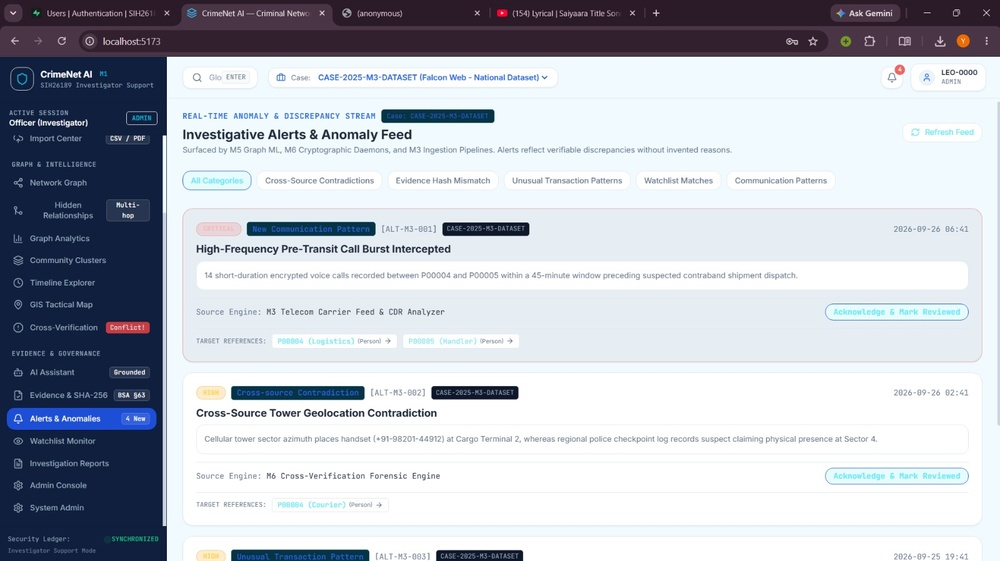
#> input picture member2_backend/uploads/FILE-7EA0E119_WhatsApp_Image_2026-09-26_at_4.30.04_PM.jpeg, 1000 x 561 px, shrunk from 1600 x 898 before the run; its folder holds only this picture in this run
$ python -i preprocessing.py   (imports and definitions only)
#> lines starting #> are read from the running program, lines starting #| are printed output that depends on the picture; after the words box and inside, x2 and y2 are one past the last pixel; in counts of white or black regions, pixels touching at a corner belong together
"""
OCR Image Preprocessing Pipeline for Member 4.

Implements required document image enhancement steps using OpenCV (with pure-NumPy fallbacks):
1. Deskew (Skew angle estimation and affine rotation correction)
2. Binarization (Grayscale conversion + Otsu global thresholding)
3. Adaptive Thresholding (Local Gaussian adaptive thresholding for uneven lighting/stamps on FIRs)
"""

from __future__ import annotations

from dataclasses import dataclass, field
from typing import Any, List, Tuple

import numpy as np

try:
    import cv2  # type: ignore

    HAS_CV2 = True
except Exception:  # pragma: no cover
    cv2 = None  # type: ignore
    HAS_CV2 = False


@dataclass
class PreprocessingOutput:
    """Result of applying OCR preprocessing steps to a document image."""

    processed_image: np.ndarray
    steps_applied: List[str] = field(default_factory=list)
    estimated_skew_degrees: float = 0.0
    original_shape: Tuple[int, ...] = ()


class DocumentPreprocessor:
    """
    OpenCV-powered document image preprocessor for scanned FIRs, police reports,
    and handwritten/stamped investigation documents.
    """

    def __init__(
        self,
        enable_deskew: bool = True,
        enable_binarization: bool = True,
        enable_adaptive_thresholding: bool = True,
        adaptive_block_size: int = 31,
        adaptive_c: int = 10,
    ) -> None:
        self.enable_deskew = enable_deskew
        self.enable_binarization = enable_binarization
        self.enable_adaptive_thresholding = enable_adaptive_thresholding
        self.adaptive_block_size = adaptive_block_size if adaptive_block_size % 2 == 1 else adaptive_block_size + 1
        self.adaptive_c = adaptive_c

    def to_grayscale(self, image: np.ndarray) -> np.ndarray:
        """Convert BGR/RGBA image array to single-channel 8-bit grayscale."""
        if image.ndim == 2:
            return image.astype(np.uint8)
        if image.ndim == 3 and image.shape[2] == 1:
            return image[:, :, 0].astype(np.uint8)
        if HAS_CV2:
            if image.shape[2] == 4:
                return cv2.cvtColor(image, cv2.COLOR_BGRA2GRAY)
            return cv2.cvtColor(image, cv2.COLOR_BGR2GRAY)
        # Luminance fallback
        weights = np.array([0.114, 0.587, 0.299], dtype=np.float32)
        gray = np.dot(image[:, :, :3].astype(np.float32), weights)
        return np.clip(gray, 0, 255).astype(np.uint8)

    def deskew(self, gray_image: np.ndarray) -> Tuple[np.ndarray, float]:
        """
        Estimate document text skew angle and rotate image to horizontal alignment.
        Returns (deskewed_image, skew_angle_in_degrees).
        """
        gray = self.to_grayscale(gray_image)
        if gray.size == 0 or min(gray.shape[:2]) < 8:
            return gray, 0.0

        if HAS_CV2:
            # Invert image so foreground text pixels are white (non-zero)
            inverted = cv2.bitwise_not(gray)
            _, thresh = cv2.threshold(inverted, 0, 255, cv2.THRESH_BINARY | cv2.THRESH_OTSU)
            coords = np.column_stack(np.where(thresh > 0))
            if coords.shape[0] < 10:
                return gray, 0.0

            angle = cv2.minAreaRect(coords)[-1]
            if angle < -45:
                angle = -(90 + angle)
            elif angle > 45:
                angle = 90 - angle
            else:
                angle = -angle

            # Ignore negligible micro-rotations or extreme noise
            if abs(angle) < 0.15 or abs(angle) > 25.0:
                return gray, round(float(angle), 3) if abs(angle) <= 25.0 else 0.0

            (h, w) = gray.shape[:2]
            center = (w // 2, h // 2)
            rot_matrix = cv2.getRotationMatrix2D(center, angle, 1.0)
            rotated = cv2.warpAffine(
                gray,
                rot_matrix,
                (w, h),
                flags=cv2.INTER_CUBIC,
                borderMode=cv2.BORDER_REPLICATE,
            )
            return rotated, round(float(angle), 3)

        # Pure-NumPy horizontal projection variance estimator fallback
        return gray, 0.0

    def binarize(self, gray_image: np.ndarray) -> np.ndarray:
        """
        Apply Otsu's global binarization to separate dark ink from paper background.
        """
        gray = self.to_grayscale(gray_image)
        if HAS_CV2:
            denoised = cv2.GaussianBlur(gray, (3, 3), 0)
            _, binary = cv2.threshold(denoised, 0, 255, cv2.THRESH_BINARY | cv2.THRESH_OTSU)
            return binary

        # Otsu threshold computation in pure NumPy
        threshold = int(np.mean(gray))
        return np.where(gray >= threshold, 255, 0).astype(np.uint8)

    def adaptive_threshold(self, gray_image: np.ndarray) -> np.ndarray:
        """
        Apply Gaussian adaptive thresholding to handle uneven illumination,
        creases, and official seal/stamp overlays on scanned FIRs.
        """
        gray = self.to_grayscale(gray_image)
        if HAS_CV2:
            denoised = cv2.medianBlur(gray, 3)
            return cv2.adaptiveThreshold(
                denoised,
                255,
                cv2.ADAPTIVE_THRESH_GAUSSIAN_C,
                cv2.THRESH_BINARY,
                self.adaptive_block_size,
                self.adaptive_c,
            )

        # Local window mean fallback in NumPy
        mean_val = float(np.mean(gray)) - self.adaptive_c
        return np.where(gray >= mean_val, 255, 0).astype(np.uint8)

    def process(self, image: np.ndarray) -> PreprocessingOutput:
        """
        Run full preprocessing pipeline:
        1. Grayscale conversion
        2. Deskew
        3. Binarization (Otsu)
        4. Adaptive Thresholding (blended with Otsu to preserve both sharp strokes and low-contrast regions)
        """
        original_shape = image.shape
        steps: List[str] = ["Grayscale Conversion"]
        current = self.to_grayscale(image)
        skew_angle = 0.0

        if self.enable_deskew:
            current, skew_angle = self.deskew(current)
            steps.append("Deskew")

        otsu_img = current
        if self.enable_binarization:
            otsu_img = self.binarize(current)
            steps.append("Binarization")

        if self.enable_adaptive_thresholding:
            adaptive_img = self.adaptive_threshold(current)
            steps.append("Adaptive Thresholding")
            if self.enable_binarization and HAS_CV2:
                # Combine Otsu and Adaptive thresholding via bitwise OR/AND balance to keep crisp characters
                current = cv2.bitwise_and(otsu_img, adaptive_img)
            else:
                current = adaptive_img
        elif self.enable_binarization:
            current = otsu_img

        return PreprocessingOutput(
            processed_image=current,
            steps_applied=steps,
            estimated_skew_degrees=skew_angle,
            original_shape=original_shape,
        )

>>> import cv2
>>> picture = cv2.imread('../../member2_backend/uploads/FILE-7EA0E119_WhatsApp_Image_2026-09-26_at_4.30.04_PM.jpeg')
#> picture is the input picture: shape (561, 1000, 3); mean B, G, R 199.7, 190.6, 185.7
>>> result = DocumentPreprocessor().process(picture)
#> in to_grayscale, `return cv2.cvtColor(image, cv2.COLOR_BGR2GRAY)`:
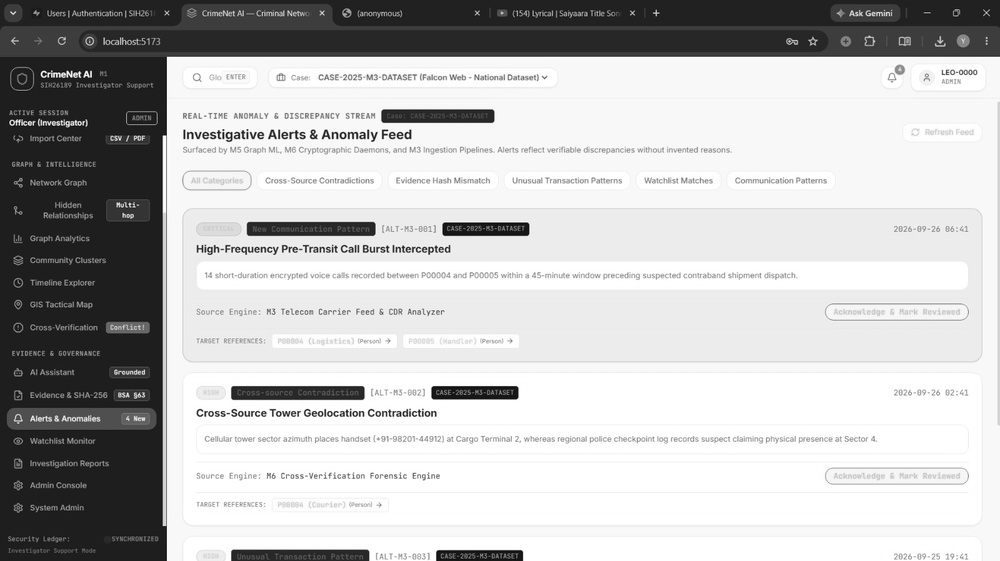
#> returned value: shape (561, 1000); min 3, max 255, mean 190.2
#> in deskew, `inverted = cv2.bitwise_not(gray)`:
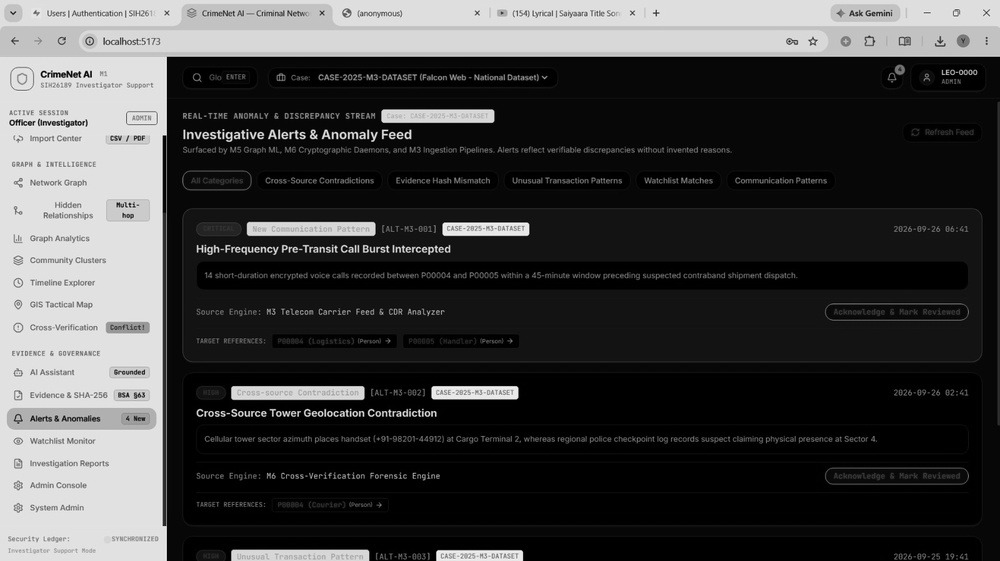
#> inverted: shape (561, 1000); min 0, max 252, mean 64.8
#> in deskew, `_, thresh = cv2.threshold(inverted, 0, 255, cv2.THRESH_BINARY | cv2.TH..`:
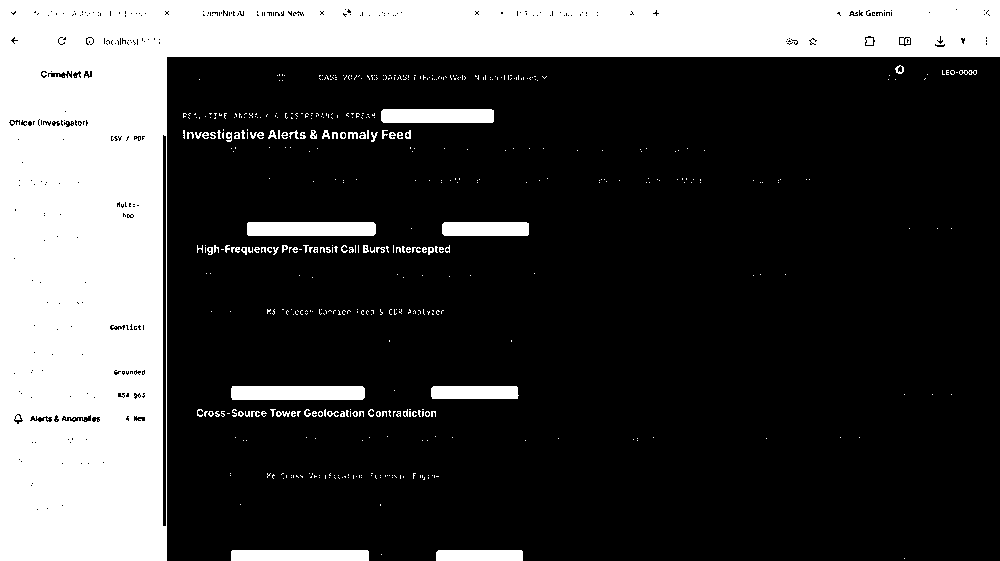
#> thresh: shape (561, 1000); 27% white; 530 white regions (452 under 20 px), largest, box (x1, y1, x2, y2) and area: (0, 0, 1000, 561) 138136, (231, 386, 365, 400) 1866, (247, 222, 376, 236) 1798
#> in deskew, `coords = np.column_stack(np.where(thresh > 0))`: coords = 151647 pairs, first value 0 to 560, second value 0 to 999
#> in deskew, `angle = cv2.minAreaRect(coords)[-1]`: angle = -90
#> in deskew, `angle = -(90 + angle)`: angle = 0
#> in binarize, `_, binary = cv2.threshold(denoised, 0, 255, cv2.THRESH_BINARY | cv2.TH..`:
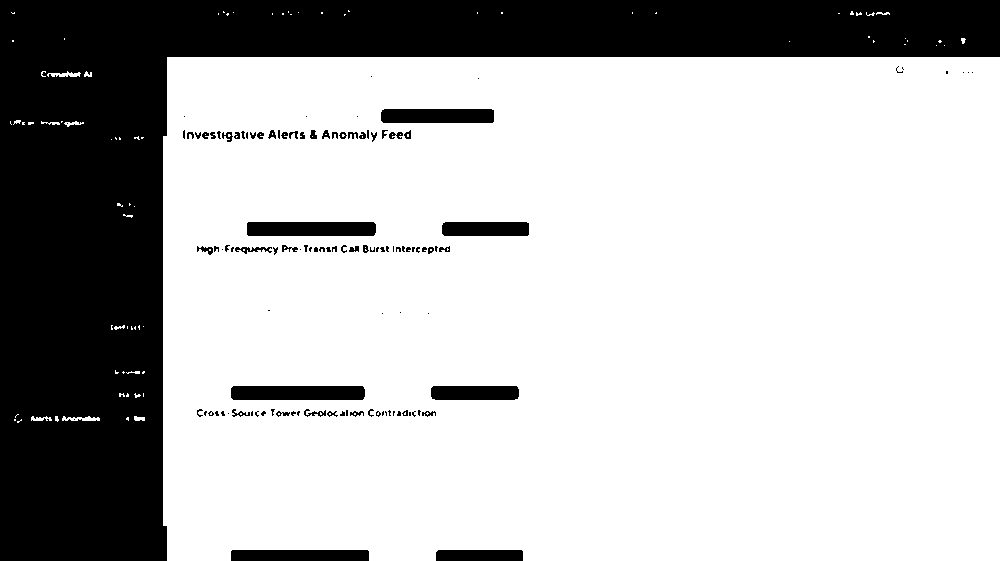
#> binary: shape (561, 1000); 73.1% white; 116 black regions (65 under 20 px), largest, box (x1, y1, x2, y2) and area: (0, 0, 1000, 561) 138620, (231, 386, 365, 400) 1862, (247, 222, 376, 236) 1797
#> in adaptive_threshold, `return cv2.adaptiveThreshold( denoised, 255, cv2.ADAPTIVE_THRESH_GAUSS..`:
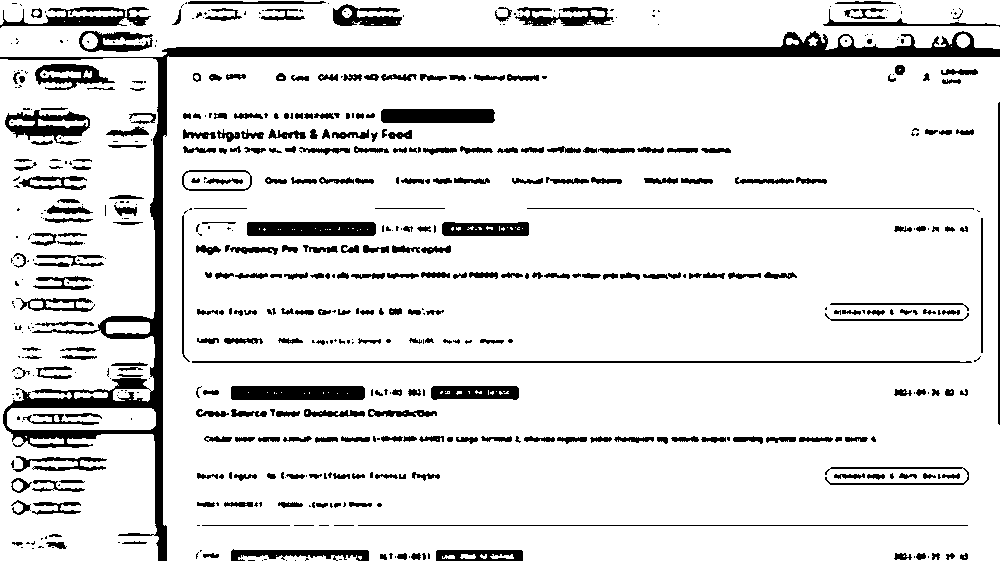
#> returned value: shape (561, 1000); 87.9% white; 581 black regions (264 under 20 px), largest, box (x1, y1, x2, y2) and area: (0, 31, 1000, 561) 18115, (231, 386, 365, 400) 1854, (247, 222, 376, 236) 1770
#> in process, `current = cv2.bitwise_and(otsu_img, adaptive_img)`:
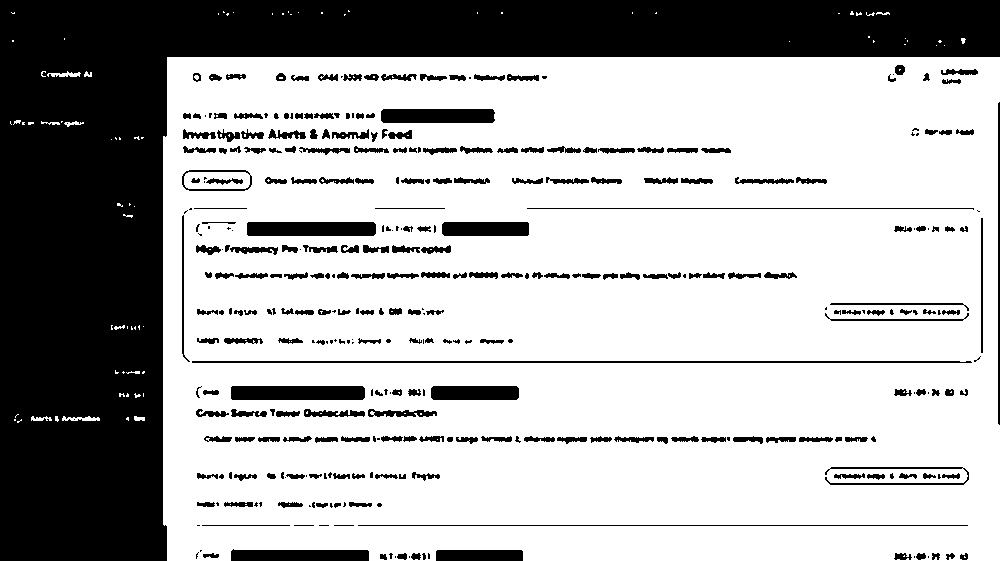
#> current: shape (561, 1000); 69% white; 351 black regions (105 under 20 px), largest, box (x1, y1, x2, y2) and area: (0, 0, 1000, 561) 138623, (231, 386, 365, 400) 1868, (247, 222, 376, 236) 1798
